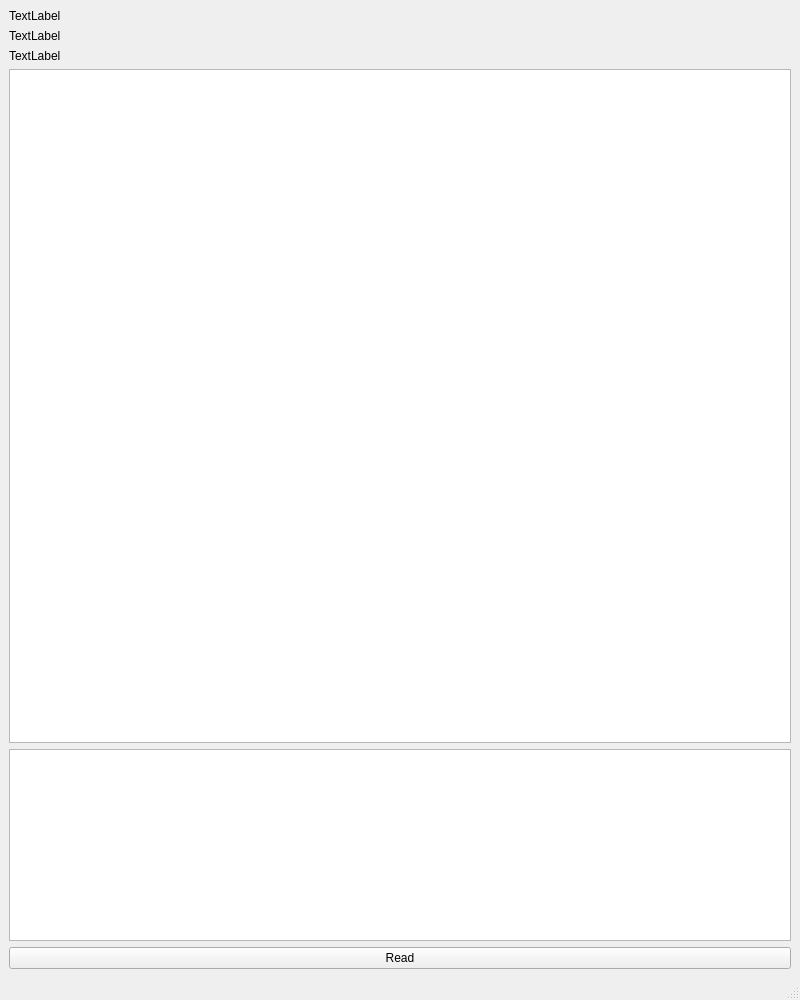
<?xml version="1.0" encoding="UTF-8"?>
<ui version="4.0">
 <class>MainWindow</class>
 <widget class="QMainWindow" name="MainWindow">
  <property name="geometry">
   <rect>
    <x>0</x>
    <y>0</y>
    <width>800</width>
    <height>1000</height>
   </rect>
  </property>
  <property name="windowTitle">
   <string>MainWindow</string>
  </property>
  <widget class="QWidget" name="centralwidget">
   <layout class="QVBoxLayout" name="verticalLayout_2">
    <item>
     <layout class="QVBoxLayout" name="verticalLayout">
      <item>
       <widget class="QLabel" name="lblX">
        <property name="text">
         <string>TextLabel</string>
        </property>
       </widget>
      </item>
      <item>
       <widget class="QLabel" name="lblY">
        <property name="text">
         <string>TextLabel</string>
        </property>
       </widget>
      </item>
      <item>
       <widget class="QLabel" name="lblZ">
        <property name="text">
         <string>TextLabel</string>
        </property>
       </widget>
      </item>
      <item>
       <widget class="qfi_AI" name="AI">
        <property name="sizePolicy">
         <sizepolicy hsizetype="Expanding" vsizetype="Expanding">
          <horstretch>0</horstretch>
          <verstretch>10</verstretch>
         </sizepolicy>
        </property>
       </widget>
      </item>
      <item>
       <widget class="QTextEdit" name="txtStatus"/>
      </item>
      <item>
       <widget class="QPushButton" name="btnRead">
        <property name="text">
         <string>Read</string>
        </property>
       </widget>
      </item>
     </layout>
    </item>
   </layout>
  </widget>
  <widget class="QMenuBar" name="menubar">
   <property name="geometry">
    <rect>
     <x>0</x>
     <y>0</y>
     <width>800</width>
     <height>24</height>
    </rect>
   </property>
  </widget>
  <widget class="QStatusBar" name="statusbar"/>
 </widget>
 <customwidgets>
  <customwidget>
   <class>qfi_AI</class>
   <extends>QGraphicsView</extends>
   <header location="global">qfi/qfi_AI.h</header>
  </customwidget>
 </customwidgets>
 <resources/>
 <connections/>
</ui>
